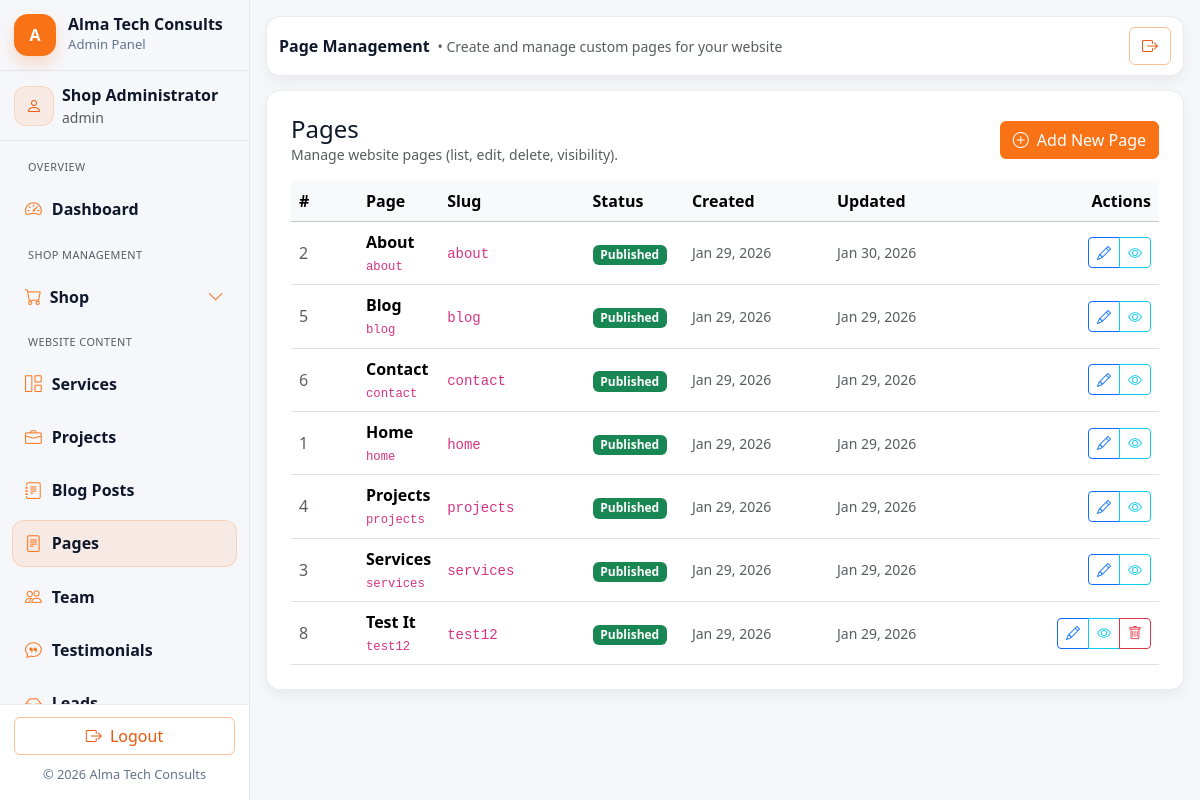
Page /admin/pages/index.php (signed in) on the committed database.
### tables this page shows
CREATE TABLE `pages` (
  `id` int(11) NOT NULL,
  `title` varchar(255) NOT NULL,
  `slug` varchar(255) NOT NULL,
  `content` longtext DEFAULT NULL,
  `layout_json` text DEFAULT NULL,
  `meta_title` varchar(255) DEFAULT NULL,
  `meta_description` text DEFAULT NULL,
  `status` enum('published','draft') NOT NULL DEFAULT 'published',
  `created_at` timestamp NOT NULL DEFAULT current_timestamp(),
  `updated_at` timestamp NOT NULL DEFAULT current_timestamp() ON UPDATE current_timestamp()
);

### includes/helpers.php (called while the page is built, shortened)
<?php
if (!function_exists('h')) {
  function h($s): string {
    return htmlspecialchars((string)$s, ENT_QUOTES, 'UTF-8');
  }
}

### admin/pages/index.php (the view, shortened to what this page needs)
<?php
require_once __DIR__ . '/../../includes/auth.php';
require_once __DIR__ . '/../../includes/helpers.php';
require_once __DIR__ . '/../../includes/db.php';
$db = $GLOBALS['db'] ?? ($mysqli ?? null);
$pages = [];
$stmt = $db->prepare("SELECT id, title, slug, status, created_at, updated_at FROM pages ORDER BY title ASC");
$stmt->execute();
if (method_exists($stmt, 'get_result')) {
  $pages = $stmt->get_result()->fetch_all(MYSQLI_ASSOC);
} else {
  $stmt->bind_result($id,$title,$slug,$status,$created_at,$updated_at);
  while ($stmt->fetch()) {
    $pages[] = compact('id','title','slug','status','created_at','updated_at');
  }
}
require_once __DIR__ . '/../includes/admin_header.php';
require_once __DIR__ . '/../includes/admin_sidebar.php';
$core_pages = ['home', 'about', 'services', 'projects', 'blog', 'contact'];
?>
<div class="admin-main">
  <?php require_once __DIR__ . '/../includes/admin_topbar.php'; ?>
  <div class="admin-card p-4">
    <div class="d-flex flex-wrap align-items-center justify-content-between gap-2 mb-3">
      <div>
        <h4 class="mb-0">Pages</h4>
        <div class="text-muted small">Manage website pages (list, edit, delete, visibility).</div>
      </div>
      <div class="d-flex gap-2">
        <button class="btn btn-orange" data-bs-toggle="modal" data-bs-target="#addPageModal">
          <i class="bi bi-plus-circle me-1"></i> Add New Page
        </button>
      </div>
    </div>
    <div class="table-responsive">
      <table class="table table-hover align-middle mb-0">
        <thead class="table-light">
          <tr>
            <th style="width:70px;">#</th>
            <th>Page</th>
            <th style="width:150px;">Slug</th>
            <th style="width:100px;">Status</th>
            <th style="width:150px;">Created</th>
            <th style="width:150px;">Updated</th>
            <th style="width:190px;" class="text-end">Actions</th>
          </tr>
        </thead>
        <tbody>
          <?php if (!$pages): ?>
            <tr><td colspan="7" class="text-center py-5 text-muted">No pages found.</td></tr>
          <?php else: ?>
            <?php foreach ($pages as $p): ?>
              <tr>
                <td class="text-muted"><?= (int)$p['id'] ?></td>
                <td>
                  <div class="fw-semibold"><?= h((string)$p['title']) ?></div>
                  <div class="small text-muted"><code><?= h((string)$p['slug']) ?></code></div>
                </td>
                <td><code><?= h((string)$p['slug']) ?></code></td>
                <td>
                  <span class="badge bg-<?= ((string)$p['status'] === 'published') ? 'success' : 'secondary' ?>">
                    <?= h(ucfirst((string)$p['status'])) ?>
                  </span>
                </td>
                <td class="text-muted small"><?= h(date('M j, Y', strtotime((string)$p['created_at']))) ?></td>
                <td class="text-muted small"><?= h(date('M j, Y', strtotime((string)$p['updated_at']))) ?></td>
                <td class="text-end">
                  <div class="btn-group" role="group">
                    <button type="button" class="btn btn-sm btn-outline-primary" onclick="editPage(<?= (int)$p['id'] ?>)">
                      <i class="bi bi-pencil"></i>
                    </button>
                    <button type="button" class="btn btn-sm btn-outline-info" onclick="viewPage(<?= (int)$p['id'] ?>)">
                      <i class="bi bi-eye"></i>
                    </button>
                    <?php if (!in_array((string)$p['slug'], $core_pages, true)): ?>
                      <button type="button" class="btn btn-sm btn-outline-danger" onclick="deletePage(<?= (int)$p['id'] ?>)">
                        <i class="bi bi-trash"></i>
                      </button>
                    <?php endif; ?>
                  </div>
                </td>
              </tr>
            <?php endforeach; ?>
          <?php endif; ?>
        </tbody>
      </table>
    </div>
  </div>
</div>
<?php require_once __DIR__ . '/../includes/admin_footer.php'; ?>

### assets/css/main.css (style rules this page uses)
:root { --orange-900:#c2410c; --orange-700:#ea580c; --orange-600:#f97316; --orange-500:#fb923c; --orange-400:#fdba74; --orange-200:#fed7aa; --orange-100:#ffedd5; --text:#0f172a; --muted:#64748b; --border:#e2e8f0; --bg-soft:#fff7ed; --transition-fast: 0.2s ease; --transition-smooth: 0.3s ease; --transition-bounce: 0.4s cubic-bezier(0.68, -0.55, 0.265, 1.55); }
html { scroll-behavior: smooth; }
body { color: var(--text); background: #ffffff; }
.btn-orange { background: var(--orange-600); border-color: var(--orange-600); color:#fff; transition: all var(--transition-smooth); position: relative; overflow: hidden; }
.btn-orange::before { content: ''; position: absolute; top: 0; left: -100%; width: 100%; height: 100%; background: linear-gradient(90deg, transparent, rgba(255,255,255,0.2), transparent); transition: left var(--transition-bounce); }

### assets/css/admin.css (style rules this page uses)
.admin-shell { background: #f6f7fb; min-height: 100vh; }
:root { --admin-radius: 14px; --admin-border: rgba(15, 23, 42, .08); --admin-shadow: 0 8px 18px rgba(2,6,23,.06); --admin-shadow-soft: 0 6px 14px rgba(2,6,23,.05); }
.admin-main { flex:1; padding: 16px; margin-left: 0; }
.admin-card { border: 1px solid var(--admin-border); border-radius: var(--admin-radius); background:#fff; box-shadow: var(--admin-shadow-soft); }
.admin-main { flex: 1 1 auto; min-width: 0; }
@media (min-width: 992px) { .admin-main { margin-left: 0 !important; } }

### rows in the picture
pages: id "2", title "About", slug "about", status "Published", created_at "Jan 29, 2026", updated_at "Jan 30, 2026"
pages: id "5", title "Blog", slug "blog", status "Published", created_at "Jan 29, 2026", updated_at "Jan 29, 2026"
pages: id "6", title "Contact", slug "contact", status "Published", created_at "Jan 29, 2026", updated_at "Jan 29, 2026"
pages: id "1", title "Home", slug "home", status "Published", created_at "Jan 29, 2026", updated_at "Jan 29, 2026"
pages: id "4", title "Projects", slug "projects", status "Published", created_at "Jan 29, 2026", updated_at "Jan 29, 2026"
pages: id "3", title "Services", slug "services", status "Published", created_at "Jan 29, 2026", updated_at "Jan 29, 2026"
pages: id "8", title "Test It", slug "test12", status "Published", created_at "Jan 29, 2026", updated_at "Jan 29, 2026"

### other values in the picture
$admin['name'] "Shop Administrator"
$admin['role'] "admin"
$page_heading "Page Management"
$page_subtitle "Create and manage custom pages for your website"
